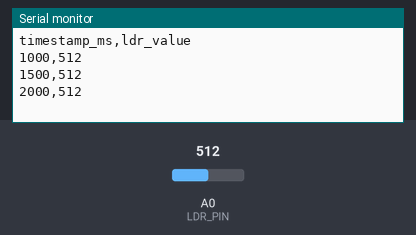
The sketch below on a simulated Arduino Uno, built with avr-gcc and run on an emulated ATmega328P. Parts: the last lines printed to the serial monitor. The inputs (shaded band) are chosen by the test bench; at power-on: A0 (LDR_PIN) = 512.

Above: at 2.2 s.
2.3 s: A0 (LDR_PIN) set to 716
At 2.9 s:
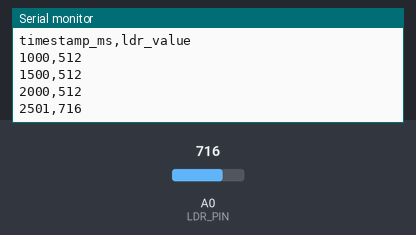
3.8 s: A0 (LDR_PIN) set to 900
At 4.4 s:
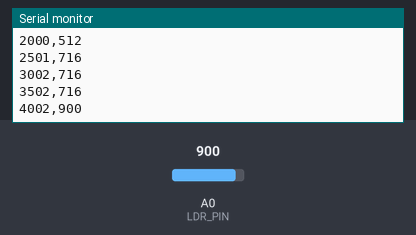
Timing chart, 0 to 6.8 s (numbered marks = the images above; inputs shaded):
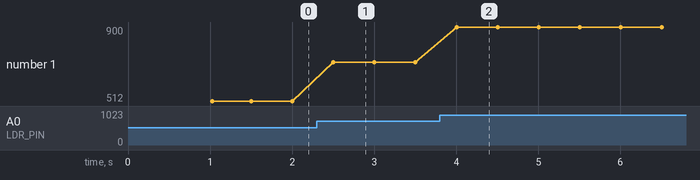

Measured:
- after the input at 2.3 s, the serial monitor: prints a new line after 0.20 s (image 1)
- after the input at 3.8 s, the serial monitor: prints a new line after 0.20 s (image 2)
- plotted number 1: 512 → 716 after the input at 2.3 s, 716 → 900 after the input at 3.8 s

The sketch:

ldr_sensor.ino
```cpp
/*
 * LDR Sensor Data Logger
 * ----------------------
 * Reads light intensity from an LDR connected to analog pin A0
 * and transmits readings over serial at 9600 baud.
 *
 * Circuit:
 *   - LDR one leg -> 5V
 *   - LDR other leg -> A0 and one leg of 10kΩ resistor
 *   - Other leg of 10kΩ resistor -> GND
 *
 * Output format (CSV): millis,ldr_value
 * Example: 1023,745
 */

const int LDR_PIN     = A0;   // Analog pin connected to LDR voltage divider
const int BAUD_RATE   = 9600;
const int SAMPLE_DELAY = 500; // Milliseconds between readings

void setup() {
  Serial.begin(BAUD_RATE);
  // Brief startup delay to allow serial monitor to connect
  delay(1000);
  // Send CSV header so the Python logger can parse cleanly
  Serial.println("timestamp_ms,ldr_value");
}

void loop() {
  int ldrValue = analogRead(LDR_PIN); // Range: 0–1023
  unsigned long timestamp = millis(); // Time since board powered on (ms)

  // Transmit as "timestamp_ms,ldr_value\n"
  Serial.print(timestamp);
  Serial.print(",");
  Serial.println(ldrValue);

  delay(SAMPLE_DELAY);
}
```
